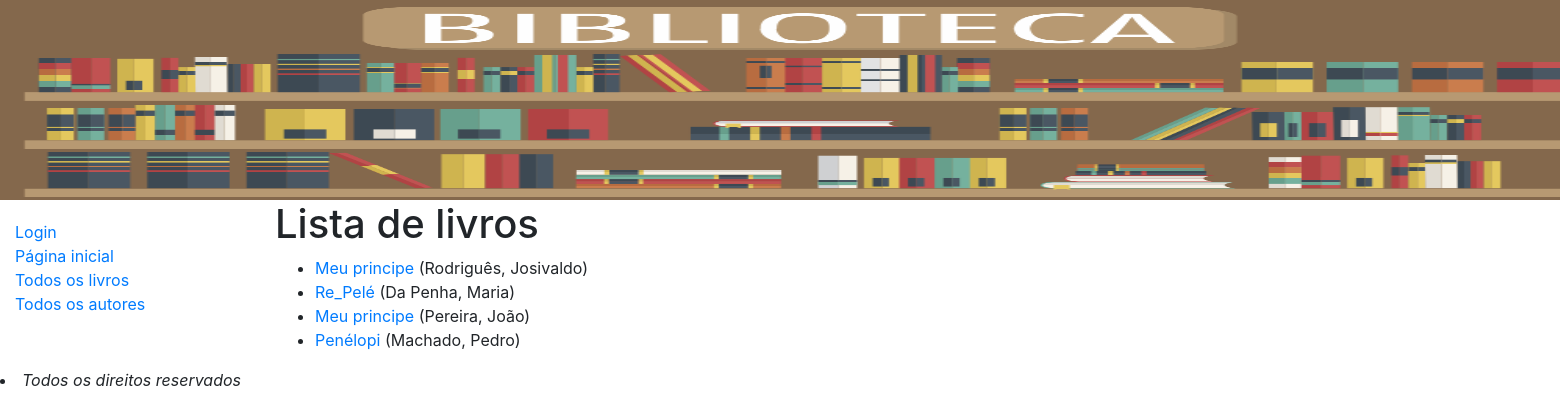
/catalog/books/, run on the app's committed database.
### catalog/models.py (models this page shows, shortened)
class Book(models.Model):
    title = models.CharField(max_length=200)
    author = models.ForeignKey('Author', on_delete=models.SET_NULL, null=True)
    summary = models.TextField(max_length=1000, help_text='Entre com uma descrição do livro')
    isbn = models.CharField('ISBN', max_length=13,
                            help_text='13 Character <a href="https://www.isbn-international.org/content/what-isbn">ISBN number</a>')
    genre = models.ManyToManyField(Genero, help_text='Selecione um genêro do livro')
    def get_absolute_url(self):
        return reverse('book-detail', args=[str(self.id)])
    def display_genre(self):
        """Create a string for the Genre. This is required to display genre in Admin."""
        return ', '.join(genre.name for genre in self.genre.all()[:3])
    display_genre.short_description = 'Genero'

class Author(models.Model):
    first_name = models.CharField(max_length=100)
    last_name = models.CharField(max_length=100)
    date_of_birth = models.DateField(null=True, blank=True)
    date_of_death = models.DateField('Died', null=True, blank=True)
    class Meta:
        ordering = ['first_name', 'last_name']
    def __str__(self):
        return f'{self.last_name}, {self.first_name}'

### catalog/views.py (the view)
# urls.py: path('books/', views.BookListView.as_view(), name='books'),
class BookListView(generic.ListView):
    model = Book
    queryset = Book.objects.all()
    template_name = 'book_list.html'

### catalog/templates/book_list.html (shortened to what this page needs)
<!doctype html>
<html lang="en">
<head>
</head>
<body>
{% extends "base_generic.html" %}
{% block content %}
  <h1>Lista de livros</h1>
  {% if book_list %}
  <ul>
    {% for book in book_list %}
      <li>
        <a href="{{ book.get_absolute_url }}">{{ book.title }}</a> ({{book.author}})
      </li>
    {% endfor %}
  </ul>
  {% else %}
    <p>Não há livros disponíveis.</p>
  {% endif %}
{% endblock %}

### data on the page
Book: title "Meu principe", author "Rodriguês, Josivaldo"
Book: title "Re_Pelé", author "Da Penha, Maria"
Book: title "Meu principe", author "Pereira, João"
Book: title "Penélopi", author "Machado, Pedro"
